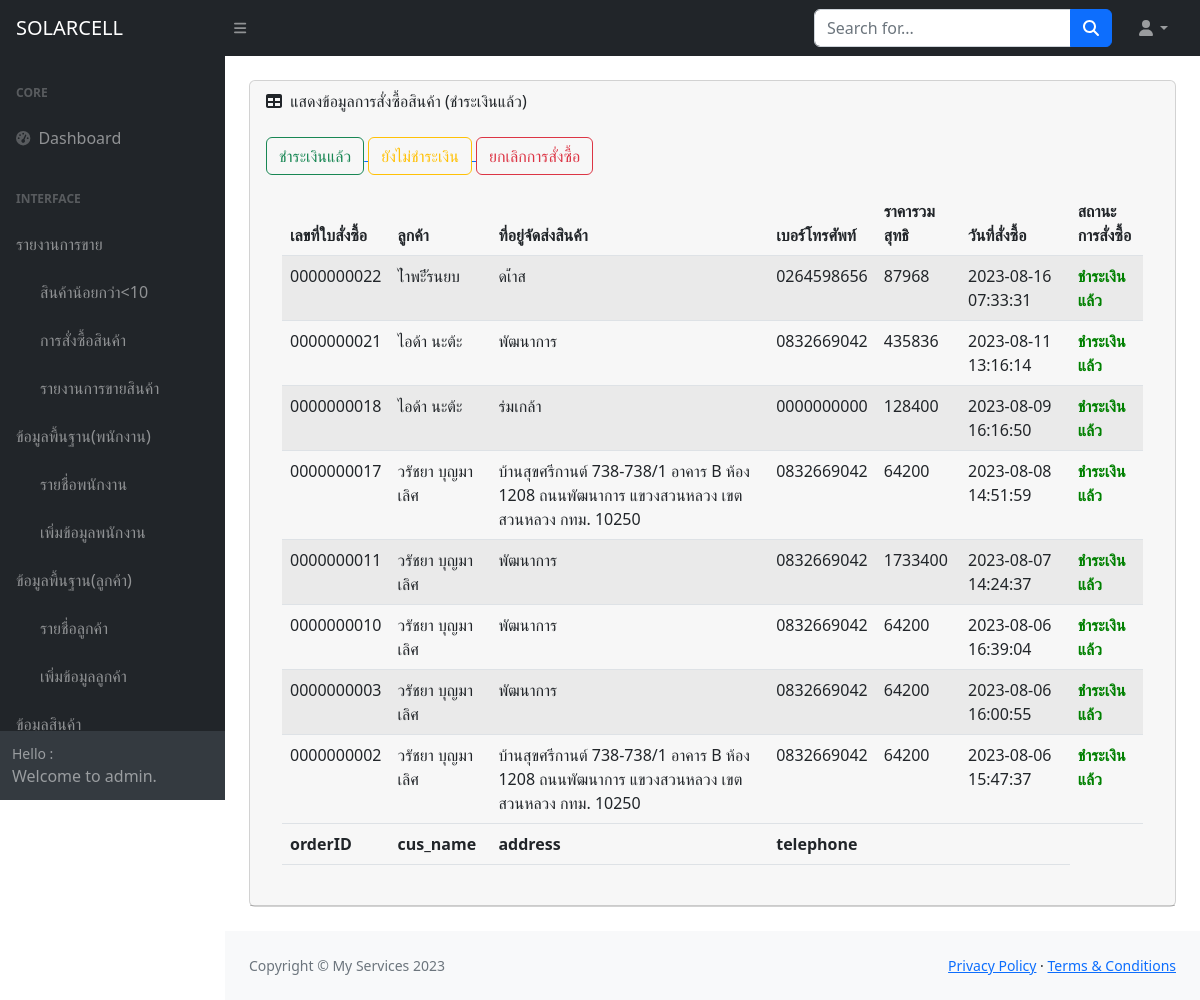
Screenshot of /admin/report_order_yes.php (signed in) with the database file from the repository.
### tables this page shows
CREATE TABLE `tb_order` (
  `orderID` int(10) UNSIGNED ZEROFILL NOT NULL COMMENT 'เลขที่ใบสั่งซื้อ',
  `cus_name` varchar(60) NOT NULL COMMENT 'ชื่อ-นามสกุล',
  `address` text NOT NULL COMMENT 'ที่อยู่การจัดส่งสินค้า',
  `telephone` varchar(10) NOT NULL COMMENT 'เบอร์โทรศัพท์',
  `total_price` float NOT NULL COMMENT 'ราคารวมสุทธิ์',
  `order_status` varchar(1) NOT NULL COMMENT '0=ยกเลิก,1=ยังไม่ชำระเงิน,2=ชำระเงิน',
  `reg_date` timestamp NOT NULL DEFAULT current_timestamp() COMMENT 'วันที่สั่งซื้อ'
);

### admin/report_order_yes.php (the view, shortened to what this page needs)
<?php include 'condb.php';?>
<!DOCTYPE html>
<html lang="en">
    <head>
        <link href="https://cdn.jsdelivr.net/npm/simple-datatables@7.1.2/dist/style.min.css" rel="stylesheet" />
        <link href="css/styles.css" rel="stylesheet" />
    </head>
    <body class="sb-nav-fixed">
       <?php include 'menu1.php'; ?>
            <div id="layoutSidenav_content">
                <main>
                    <div class="container-fluid px-4">
                        <div class="card mb-4 mt-4">
                            <div class="card-header">
                                <i class="fas fa-table me-1"></i>
                                แสดงข้อมูลการสั่งซื้อสินค้า (ชำระเงินแล้ว)
                                <div>
                                    <br>
                                <a href="report_order_yes.php"><button type="button" class="btn btn-outline-success">ชำระเงินแล้ว</button> </a>
                                <a href="report_order.php"><button type="button" class="btn btn-outline-warning">ยังไม่ชำระเงิน</button> </a>
                                <a href="report_order_no.php"><button type="button" class="btn btn-outline-danger">ยกเลิกการสั่งซื้อ</button> </a>
                                </div>
                            <div class="card-body">
                                <table id="datatablesSimple" class="table table-striped table-hover">
                                    <thead>
                                        <tr>
                                            <th>เลขที่ใบสั่งซื้อ</th>
                                            <th>ลูกค้า</th>
                                            <th>ที่อยู่จัดส่งสินค้า</th>
                                            <th>เบอร์โทรศัพท์</th>
                                            <th>ราคารวมสุทธิ</th>
                                            <th>วันที่สั่งซื้อ</th>
                                            <th>สถานะการสั่งซื้อ</th>
                                        </tr>
                                    </thead>
                                    <tfoot>
                                        <tr>
                                            <th>orderID</th>
                                            <th>cus_name</th>
                                            <th>address</th>
                                            <th>telephone</th>
                                            <th></th>
                                            <th></th>
                                        </tr>
                                    </tfoot>
<?php
$sql ="select * from tb_order where  order_status='2' order by reg_date DESC";
$result=mysqli_query($conn,$sql);
while($row=mysqli_fetch_array($result)){
$status = $row['order_status'];
?>
                                        <tr>
                                            <td><?=$row['orderID']?></td>
                                            <td><?=$row['cus_name']?></td>
                                            <td><?=$row['address']?></td>
                                            <td><?=$row['telephone']?></td>
                                            <td><?=$row['total_price']?></td>
                                            <td><?=$row['reg_date']?></td>
                                            <td>
                                                <?php
                                            if($status == 1){
                                                echo "ยังไม่ชำระเงิน";
                                            }else if($status == 2){
                                                echo "<b style='color:green'> ชำระเงินแล้ว </b>";
                                            }else if($status == 0){
                                                echo "<b style='color:red'> ยกเลิกการสั่งซื้อ </b>";
                                            }
                                                ?>
                                            </td>
                                        </tr>
                                    <?php
                                    }
                                    ?>
                                </table>
                            </div>
                        </div>
                    </div>
                </main>
                <?php include 'footer.php'; ?>
            </div>
        </div>
    </body>
</html>

### rows the page displays
tb_order: orderID "0000000022", cus_name "ไำพะัีรนยบ", address "ดเ้่าส", telephone "0264598656", total_price "87968", reg_date "2023-08-16 07:33:31", order_status "ชำระเงินแล้ว"
tb_order: orderID "0000000021", cus_name "ไอด้า นะต้ะ", address "พัฒนาการ", telephone "0832669042", total_price "435836", reg_date "2023-08-11 13:16:14", order_status "ชำระเงินแล้ว"
tb_order: orderID "0000000018", cus_name "ไอด้า นะต้ะ", address "ร่มเกล้า", telephone "0000000000", total_price "128400", reg_date "2023-08-09 16:16:50", order_status "ชำระเงินแล้ว"
tb_order: orderID "0000000017", cus_name "วรัชยา บุญมาเลิศ", address "บ้านสุขศรีกานต์ 738-738/1 อาคาร B ห้อง 1208 ถนนพัฒนาการ แขวงสวนหลวง เขตสวนหลวง กทม. 10250", telephone "0832669042", total_price "64200", reg_date "2023-08-08 14:51:59", order_status "ชำระเงินแล้ว"
tb_order: orderID "0000000011", cus_name "วรัชยา บุญมาเลิศ", address "พัฒนาการ", telephone "0832669042", total_price "1733400", reg_date "2023-08-07 14:24:37", order_status "ชำระเงินแล้ว"
tb_order: orderID "0000000010", cus_name "วรัชยา บุญมาเลิศ", address "พัฒนาการ", telephone "0832669042", total_price "64200", reg_date "2023-08-06 16:39:04", order_status "ชำระเงินแล้ว"
tb_order: orderID "0000000003", cus_name "วรัชยา บุญมาเลิศ", address "พัฒนาการ", telephone "0832669042", total_price "64200", reg_date "2023-08-06 16:00:55", order_status "ชำระเงินแล้ว"
tb_order: orderID "0000000002", cus_name "วรัชยา บุญมาเลิศ", address "บ้านสุขศรีกานต์ 738-738/1 อาคาร B ห้อง 1208 ถนนพัฒนาการ แขวงสวนหลวง เขตสวนหลวง กทม. 10250", telephone "0832669042", total_price "64200", reg_date "2023-08-06 15:47:37", order_status "ชำระเงินแล้ว"
